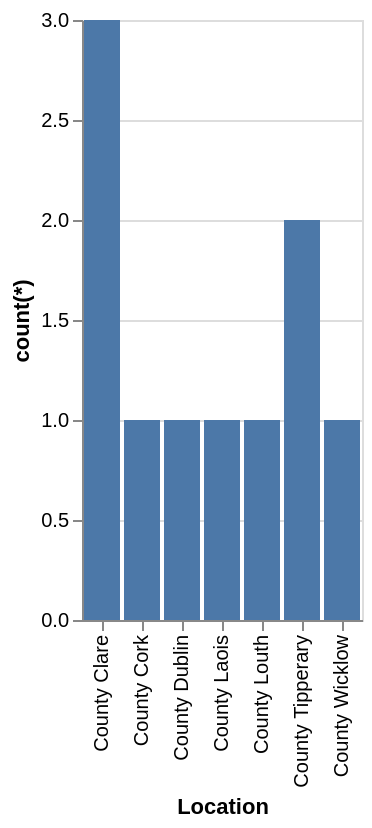

Write the Vega-Lite specification saved for this chart.
### Vega-Lite specification from a JSON file in a GitHub repository (floating-point values rounded to 4 significant figures)
{"data": {"values": [{"x_data": "County Clare", "y_data": 3}, {"x_data": "County Cork", "y_data": 1}, {"x_data": "County Dublin", "y_data": 1}, {"x_data": "County Laois", "y_data": 1}, {"x_data": "County Louth", "y_data": 1}, {"x_data": "County Tipperary", "y_data": 2}, {"x_data": "County Wicklow", "y_data": 1}]}, "mark": "bar", "encoding": {"x": {"field": "x_data", "type": "nominal", "title": "Location", "sort": "ascending"}, "y": {"field": "y_data", "type": "quantitative", "title": "count(*)"}}}
